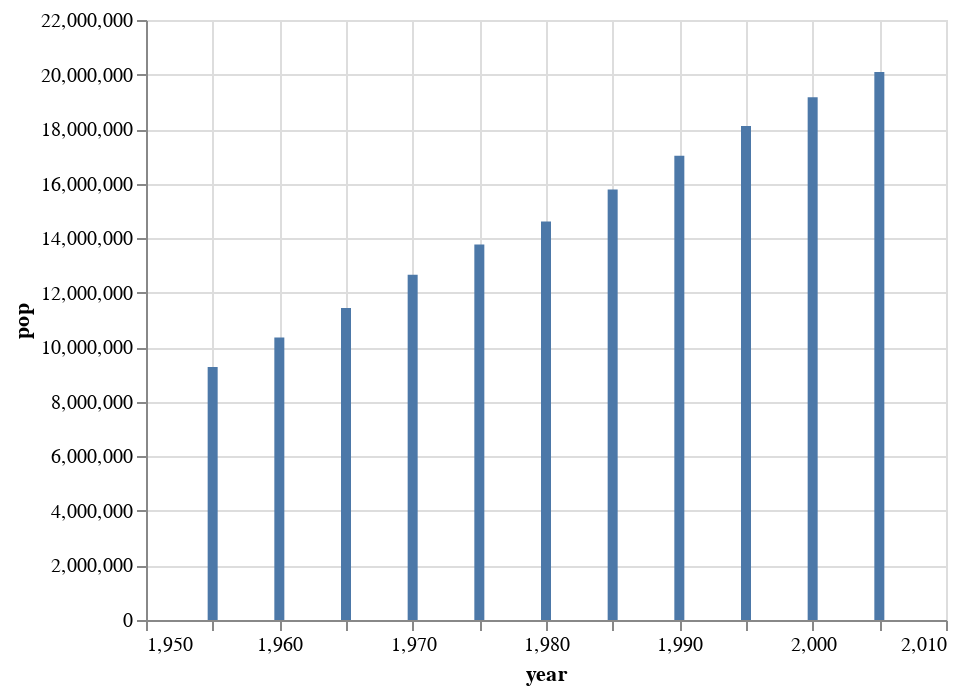

Notebook code cell kept with this figure:
### Code cell
alt.Chart(data_pais).mark_bar().encode(
    x= 'year:Q',
    y= 'pop',
)

### Figure 1 — Vega-Lite specification as saved in the notebook (floating-point values rounded to 4 significant figures)
{"config": {"view": {"continuousWidth": 400, "continuousHeight": 300}}, "data": {"name": "data-5378fb20b64e89776241f1c6016803de"}, "mark": "bar", "encoding": {"x": {"field": "year", "type": "quantitative"}, "y": {"field": "pop", "type": "quantitative"}}, "$schema": "https://vega.github.io/schema/vega-lite/v4.17.0.json", "datasets": {"data-5378fb20b64e89776241f1c6016803de": [{"year": 1955, "country": "Australia", "cluster": 4, "pop": 9277087, "life_expect": 70.33, "fertility": 3.406}, {"year": 1960, "country": "Australia", "cluster": 4, "pop": 10361273, "life_expect": 70.93, "fertility": 3.274}, {"year": 1965, "country": "Australia", "cluster": 4, "pop": 11439384, "life_expect": 71.1, "fertility": 2.871}, {"year": 1970, "country": "Australia", "cluster": 4, "pop": 12660160, "life_expect": 71.93, "fertility": 2.535}, {"year": 1975, "country": "Australia", "cluster": 4, "pop": 13771400, "life_expect": 73.49, "fertility": 1.989}, {"year": 1980, "country": "Australia", "cluster": 4, "pop": 14615900, "life_expect": 74.74, "fertility": 1.907}, {"year": 1985, "country": "Australia", "cluster": 4, "pop": 15788300, "life_expect": 76.32, "fertility": 1.859}, {"year": 1990, "country": "Australia", "cluster": 4, "pop": 17022133, "life_expect": 77.56, "fertility": 1.86}, {"year": 1995, "country": "Australia", "cluster": 4, "pop": 18116171, "life_expect": 78.83, "fertility": 1.776}, {"year": 2000, "country": "Australia", "cluster": 4, "pop": 19164620, "life_expect": 80.37, "fertility": 1.756}, {"year": 2005, "country": "Australia", "cluster": 4, "pop": 20090437, "life_expect": 81.23, "fertility": 1.788}]}}
